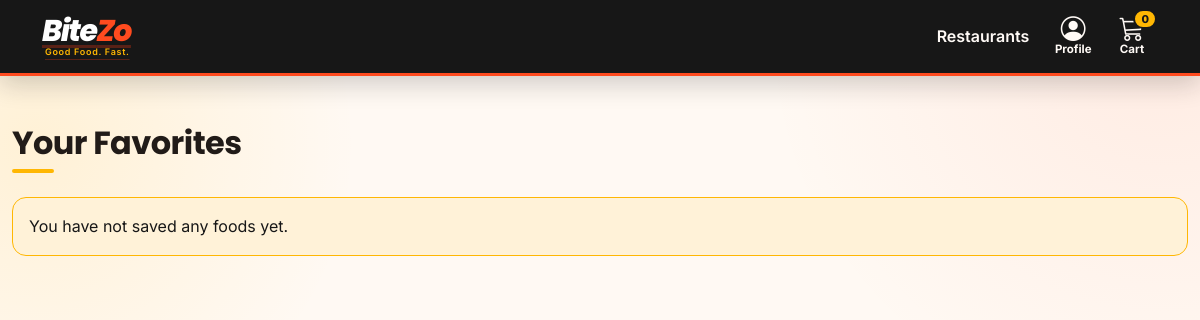
The app's page /favorites/ (signed in), older data.
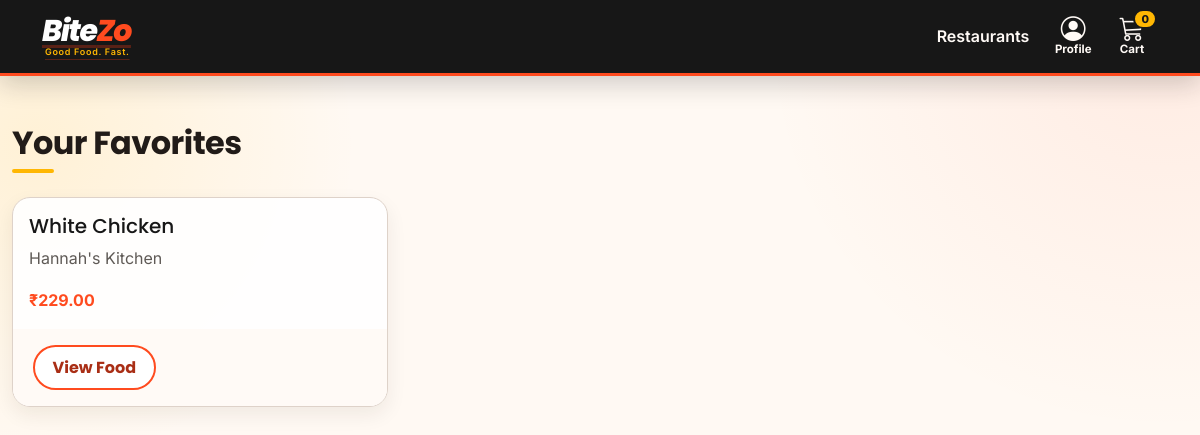
The same page, newer data.
### products/models.py (models this page shows, shortened)
class Favorite(models.Model):
    user = models.ForeignKey(User, on_delete=models.CASCADE, related_name="food_favorites")
    product = models.ForeignKey(Product, on_delete=models.CASCADE, related_name="favorited_by")
    created_at = models.DateTimeField(auto_now_add=True)
    class Meta:
        constraints = [
            models.UniqueConstraint(fields=["user", "product"], name="unique_food_favorite"),
        ]

class Product(models.Model):
    DIETARY_CHOICES = [
        ("veg", "Vegetarian"),
        ("non_veg", "Non-vegetarian"),
        ("unknown", "Not specified"),
    ]
    restaurant = models.CharField(max_length=1000)
    restaurant_ref = models.ForeignKey(
        Restaurant, on_delete=models.SET_NULL, null=True, blank=True,
        related_name="products",
    )
    category = models.ForeignKey(
        Category, on_delete=models.SET_NULL, null=True, blank=True,
        related_name="products",
    )
    dietary_type = models.CharField(
        max_length=10, choices=DIETARY_CHOICES, default="unknown"
    )
    name = models.CharField(max_length=1000)
    description = models.TextField(
        blank=True
    )
    price = models.DecimalField(
        max_digits=10,
        decimal_places=2
    )
    image = models.ImageField(
        upload_to="products/",
        blank=True,
        null=True
    )
    is_available = models.BooleanField(
        default=True
    )
    created_at = models.DateTimeField(
        auto_now_add=True
    )

### products/views.py (the view)
# urls.py: path("favorites/", views.favorite_list, name="favorite_list"),
@login_required
def favorite_list(request):
    favorites = Favorite.objects.filter(user=request.user).select_related(
        "product", "product__restaurant_ref"
    )
    return render(request, "products/favorite_list.html", {"favorites": favorites})

### templates/products/favorite_list.html (shortened to what this page needs)
{% extends "base.html" %}
{% block content %}<h2 class="page-title mb-4">Your Favorites</h2><div class="row g-4">{% for favorite in favorites %}<div class="col-sm-6 col-lg-4"><div class="card h-100"><div class="card-body"><h5>{{ favorite.product.name }}</h5><p class="text-muted">{{ favorite.product.restaurant }}</p><strong class="text-danger">₹{{ favorite.product.price }}</strong></div><div class="card-footer bg-white border-0"><a href="{% url 'product_detail' favorite.product.id %}" class="btn btn-outline-danger">View Food</a></div></div></div>{% empty %}<div class="col-12"><div class="alert alert-info">You have not saved any foods yet.</div></div>{% endfor %}</div>{% endblock %}

Row changes from the older to the newer data that the page shows:
added Favorite: product.name "White Chicken", product.restaurant "Hannah's Kitchen", product.price "229.00"
Text that changed along with them:
text no longer shown: "You have not saved any foods yet."
